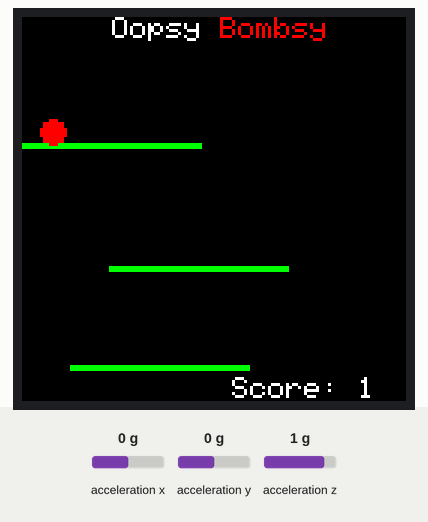
Simulated run of this sketch. Board: ESP32-S3. Parts: 128×128 colour display. Inputs (shaded band) come from the test bench; at power-on: acceleration x 0 g, acceleration y 0 g, acceleration z 1 g. Random numbers use the default seed unless the sketch sets one; what the sketch prints to the serial monitor is not drawn.

Above: at 3.8 s.
3.9 s: acceleration x set to -1.4 g
At 5.2 s:
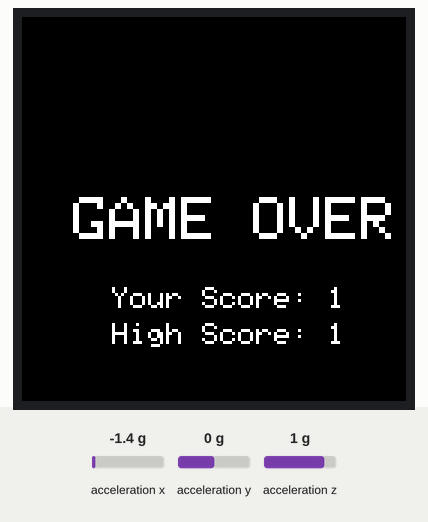
At 7.4 s:
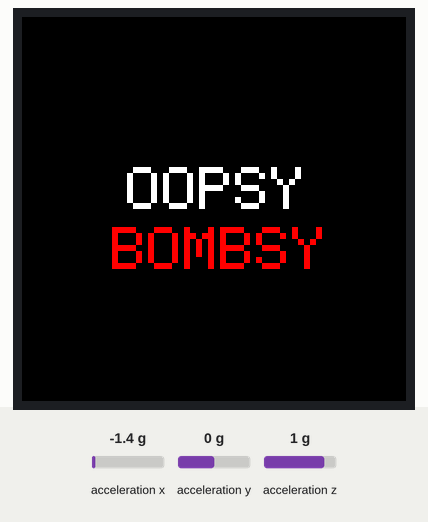
Timing chart, 0 to 8.9 s (numbered marks = the images above; inputs shaded):
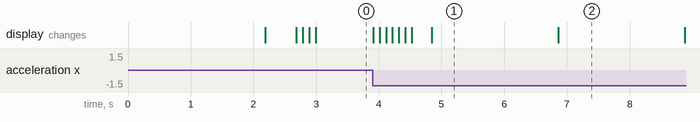

Measured:
- after the input at 3.9 s, the display: first changes at once (image 1 shows a later state)
- what the display in image 1 shows lasts 2.1 s, from 4.8 s to 6.9 s

The sketch:

main.ino
```cpp
#include <Adafruit_GFX.h>     // Core graphics library
#include <Adafruit_ST7735.h>  // Hardware-specific library for ST7735
#include <Adafruit_ST7789.h>  // Hardware-specific library for ST7789
#include <SPI.h> //For Serial Peripheral Interface
#include <Wire.h> //For I2C
#include <Adafruit_Sensor.h> //Prereq for ADXL345
#include <Adafruit_ADXL345_U.h> //For ADXL345

#ifdef ADAFRUIT_HALLOWING
#define TFT_CS 39        // Hallowing display control pins: chip select
#define TFT_RST 37       // Display reset
#define TFT_DC 38        // Display data/command select
#define TFT_BACKLIGHT 7  // Display backlight pin

#elif defined(ARDUINO_FEATHER_ESP32)  // Feather Huzzah32
#define TFT_CS 14
#define TFT_RST 15
#define TFT_DC 32

#elif defined(ESP8266)
#define TFT_CS 4
#define TFT_RST 16
#define TFT_DC 5

#else
// For the breakout board, you can use any 2 or 3 pins.
// These pins will also work for the 1.8" TFT shield.
#define TFT_CS 10
#define TFT_RST 9  // Or set to -1 and connect to Arduino RESET pin
#define TFT_DC 8
#endif


Adafruit_ST7735 tft = Adafruit_ST7735(TFT_CS, TFT_DC, TFT_RST);

// color definitions
const uint16_t Display_Color_Black = 0x0000;
const uint16_t Display_Color_Blue = 0x001F;
const uint16_t Display_Color_Red = 0xF800;
const uint16_t Display_Color_Green = 0x07E0;
const uint16_t Display_Color_Cyan = 0x07FF;
const uint16_t Display_Color_Magenta = 0xF81F;
const uint16_t Display_Color_Yellow = 0xFFE0;
const uint16_t Display_Color_White = 0xFFFF;

#define PLATFORM_COLOR1 0x07E0
#define PLATFORM_COLOR2 0xFFE0
#define PLATFORM_COLOR3 0xF81F
#define PLATFORM_COLOR4 0xF800
#define BG_COLOR 0x0000
#define BALL_COLOR 0xF800

/**
 * @brief Platform class: Defines a platform object, which is a rectangle with a spike.
 *
 */
class platform {
  int* pos;
  int* size;
  int* vel;
  int color;
  int spike_begin;
  int spike_size;
public:

  /**
   * @brief Construct a new platform object
   *
   * @param x
   * @param y
   * @param w
   * @param h
   */
  void platform_init(int x, int y, int w, int h) {
    pos = new int[2];
    size = new int[2];
    vel = new int[2];
    pos[0] = x;
    pos[1] = y;
    size[0] = w;
    size[1] = h;
    vel[0] = -2;
    vel[1] = -5;
    spike_begin = 0;
    spike_size = 0;
    color = PLATFORM_COLOR1;
  }

  /**
   * @brief Set the spike object
   *
   * @param start
   * @param size
   */
  void set_spike(int start, int size) {
    spike_begin = start;
    spike_size = size;
  }

  /**
   * @brief Get the spike start horizontal position
   *
   * @return int
   */
  int get_spike_start() {
    return pos[0] + spike_begin;
  }

  /**
   * @brief Get the spike end horizontal position
   *
   * @return int
   */
  int get_spike_end() {
    return pos[0] + spike_begin + spike_size;
  }

  /**
   * @brief Get the top-left corner index of the platform
   *
   * @return int*
   */
  int* get_pos() {
    return pos;
  }

  /**
   * @brief Get the size of the platform
   *
   * @return int*
   */
  int* get_size() {
    return size;
  }

  /**
   * @brief Get the color of the platform
   *
   * @return int
   */
  int get_color() {
    return color;
  }

  /**
   * @brief Get the velocity of the platform
   *
   * @return int*
   */
  void update_vx(int val) {
    val = random(0, val + 1);
    vel[0] = (val - 3) / 3 + 1;
  }

  /**
   * @brief Get the velocity of the platform
   *
   * @return int*
   */
  void update_vx_force(int val) {
    vel[0] = val;
  }

  /**
   * @brief Get the velocity of the platform
   *
   * @return int*
   */
  void update_width(int val) {
    if (val % 2 == 0) {
      size[0] = size[0] - 5;
    }
    if (size[0] <= 30) {
      size[0] = 30;
    }
  }

  /**
   * @brief Update the position of the platform
   *
   */
  void update_py() {

    if (pos[1] < 20) {
      pos[1] = 116;
      pos[0] = random(0, 80);
    }
    pos[1] = (pos[1] + vel[1]);
  }

  /**
   * @brief Update the position of the platform
   *
   */
  void update_px() {
    if (pos[0] <= 0 || pos[0] + size[0] > 127) {
      size[0] = size[0] - 5;
      if (size[0] <= 30) {
        size[0] = 30;
      }
      vel[0] = -vel[0];
    }
    pos[0] = pos[0] + vel[0];
  }

  /**
   * @brief Set the color of the platform
   *
   * @param val
   */
  void set_color(int val) {
    color = val;
  }

  /**
   * @brief Draw the platform
   *
   */
  void draw() {
    tft.drawRect(pos[0], pos[1], size[0], size[1], color);
    for (int i = 0; i < spike_size && spike_begin + i < size[0]; i += 3) {
      tft.drawRect(pos[0] + spike_begin + i, pos[1] - 1, 4, 1, 0xF81F);
      tft.drawRect(pos[0] + spike_begin + i + 1, pos[1] - 2, 2, 1, 0xF81F);
    }
  }

  /**
   * @brief Erase the platform
   *
   */
  void erase() {
    tft.drawRect(pos[0], pos[1], size[0], size[1], BG_COLOR);
    for (int i = 0; i < spike_size && spike_begin + i < size[0]; i += 3) {
      tft.drawRect(pos[0] + spike_begin + i, pos[1] - 1, 4, 1, BG_COLOR);
      tft.drawRect(pos[0] + spike_begin + i + 1, pos[1] - 2, 2, 1, BG_COLOR);
    }
  }
};

/**
 * @brief Ball class
 *
 */
class ball {
  int* pos; //x,y
  int radius; //radius
  int* vel; //vx,vy
public:
  void ball_init(int x, int y, int rad) {
    radius = rad;
    pos = new int[2];
    vel = new int[2];
    pos[0] = x;
    pos[1] = y;
    vel[0] = 0.00;
    vel[1] = 0.00;
  }

  /**
   * @brief Get the position of the ball
   *
   * @return int*
   */
  int* get_pos() {
    return pos;
  }

  /**
   * @brief Get the velocity of the ball
   *
   * @return int*
   */
  void x_translate(int val) {
    pos[0] += val;
  }

  /**
   * @brief Get the velocity of the ball
   *
   * @return int*
   */
  void y_translate(int val) {
    pos[1] += val;
  }

  /**
   * @brief Get the velocity of the ball
   *
   * @return int*
   */
  int* get_vel() {
    return vel;
  }

  /**
   * @brief Get the radius of the ball
   *
   * @return int
   */
  int get_radius() {
    return radius;
  }

  /**
   * @brief Update the position of the ball
   *
   */
  void update_px() {
    //Bounce Conditions
    if ((pos[0] <= 0 && vel[0] < 0) || (pos[0] >= 127 && vel[0] > 0)) {
      // vel[0] = -vel[0];
      vel[0] = 0;
    }
    pos[0] += vel[0];
  }

  /**
   * @brief Update the position of the ball
   *
   */
  void update_py() {
    //Bounce Conditions
    if ((pos[1] <= 0 && vel[1] < 0) || (pos[1] >= 127 && vel[1] > 0)) {
      // vel[1] = -vel[1];
      vel[1] = 0;
    }
    pos[1] += vel[1];
  }

  /**
   * @brief Update the velocity of the ball
   *
   * @param x_accel
   */
  void update_vx(int x_accel) {
    vel[0] += x_accel;
  }

  /**
   * @brief Update the velocity of the ball
   *
   */
  void update_vy(int y_accel) {
    vel[1] += y_accel;
  }

  /**
   * @brief Set the v_x of the ball to 0
   *
   */
  void stop_x() {
    vel[0] = 0;
  }

  /**
   * @brief Set the v_y of the ball to 0
   *
   */
  void stop_y() {
    vel[1] = 0;
  }

  /**
   * @brief Erase the ball
   *
   */
  void erase() {
    tft.fillCircle(pos[0], pos[1], radius, BG_COLOR);
  }

  /**
   * @brief Draw the ball
   *
   */
  void draw() {
    tft.fillCircle(pos[0], pos[1], radius, BALL_COLOR);
  }

  /**
   * @brief Helper function for bounce
   *
   */
  void bounce_util(int val) {
    erase();
    y_translate(val);
    draw();
    delay(50);
  }

  /**
   * @brief Bounce the ball
   *
   */
  void bounce() {
    bounce_util(-4);
    bounce_util(-2);
    bounce_util(-1);
    bounce_util(1);
    bounce_util(2);
    bounce_util(4);
  }
};


// ------------------------------------------GLOBAL VARIABLE DECLARATION-------------------------------

// Create an instance of the accelerometer
Adafruit_ADXL345_Unified accel = Adafruit_ADXL345_Unified();

// Create an instance of the ball
ball b;

// Create an instance of the platforms
platform p1;
platform p2;
platform p3;

// Create an instance of the score
int score = 0;

// Create an instance of the high score
int high_score = 0;

// Create an instance of the collision
int coll;

// Create an instance of the game state
char score_str[5] = { 0 };

// Create a instance to store intermediate accelerometer values
float* store_accel;

/**
 * @brief collision function, checks if the ball has collided with the platform
 *
 * @return int
 */
int collision() {

  // Get the position, radius and velocity of the ball into these variables
  int *ball_pos, *ball_vel, *plat_pos, *plat_size;
  ball_pos = b.get_pos();
  ball_vel = b.get_vel();
  int rad = b.get_radius();

  //Check for platform 1
  plat_pos = p1.get_pos();
  plat_size = p1.get_size();
  int flag = 0; //Flag to check which platform the ball has collided with

  //If ball is above the platform and is about to hit the platform, and well within the horizontal limits of the platform
  if ((ball_pos[1] + rad <= plat_pos[1]) && (ball_pos[1] + rad + ball_vel[1] >= plat_pos[1]) && (ball_pos[0] + rad >= plat_pos[0]) && (ball_pos[0] - rad <= plat_pos[0] + plat_size[0])) {

    //For red platforms, however, do nothing :)
    if(p1.get_color() != PLATFORM_COLOR4){
      b.erase();
      b.stop_y();
      b.update_vy(plat_pos[1] - ball_pos[1] - rad);
      b.update_py();
      b.stop_y();
      Serial.println("C1");
      flag = 1;
    }
  }

  plat_pos = p2.get_pos();
  plat_size = p2.get_size();

  //If ball is above the platform and is about to hit the platform, and well within the horizontal limits of the platform
  if ((ball_pos[1] + rad <= plat_pos[1]) && (ball_pos[1] + rad + ball_vel[1] >= plat_pos[1]) && (ball_pos[0] + rad >= plat_pos[0]) && (ball_pos[0] - rad <= plat_pos[0] + plat_size[0])) {

    //For red platforms, however, do nothing :)
    if(p2.get_color() != PLATFORM_COLOR4){
      b.erase();
      b.stop_y();
      b.update_vy(plat_pos[1] - ball_pos[1] - rad);
      b.update_py();
      b.stop_y();
      Serial.println("C2");
      flag = 2;
    }
  }

  plat_pos = p3.get_pos();
  plat_size = p3.get_size();

  // For the third time, if ball is above the platform and is about to hit the platform, and well within the horizontal limits of the platform
  if ((ball_pos[1] + rad <= plat_pos[1]) && (ball_pos[1] + rad + ball_vel[1] >= plat_pos[1]) && (ball_pos[0] + rad >= plat_pos[0]) && (ball_pos[0] - rad <= plat_pos[0] + plat_size[0])) {

    //For red platforms, however, do nothing :)
    if(p3.get_color() != PLATFORM_COLOR4){
      b.erase();
      b.stop_y();
      b.update_vy(plat_pos[1] - ball_pos[1] - rad);
      b.update_py();
      b.stop_y();
      Serial.println("C3");
      flag = 3;
    }
  }


  if (flag > 0) {

    //update the score, for every collision
    if (coll == 0) {
      coll = 1;
      update_score();
      // b.bounce();
    }
    int start, end;

    // Game over if the ball hits the spikes
    if (flag == 1) {
      start = p1.get_spike_start();
      end = p1.get_spike_end();
      if (ball_pos[0] > start && ball_pos[0] < end) {
        game_over();
      }
    } else if (flag == 2) {
      start = p2.get_spike_start();
      end = p2.get_spike_end();
      if (ball_pos[0] > start && ball_pos[0] < end) {
        game_over();
      }
    } else {
      start = p3.get_spike_start();
      end = p3.get_spike_end();
      if (ball_pos[0] > start && ball_pos[0] < end) {
        game_over();
      }
    }

  } else if (flag == 0) {

    // If the ball has not collided with any platform, reset the collision flag
    coll = 0;
  }

  // Return the flag
  return flag;
}


void render() {
  sensors_event_t event;
  accel.getEvent(&event);
  // Serial.print("X: ");
  // Serial.println(event.acceleration.x);

  if (score > 3) {

    //Incase we're going for a different platform color
    if (p1.get_color() != PLATFORM_COLOR1) {
      p1.erase();
      p1.update_px();
      p1.draw();
    }
    if (p2.get_color() != PLATFORM_COLOR1) {
      p2.erase();
      p2.update_px();
      p2.draw();
    }
    if (p3.get_color() != PLATFORM_COLOR1) {
      p3.erase();
      p3.update_px();
      p3.draw();
    }
  }

  //Check for collision
  int col = collision();

  if (!col) {

    //If the ball is not colliding with any platform, update the velocity for free fall
    b.update_vy(5);

  }

  //Erase previous ball positions and draw the platforms to retain them
  b.erase();
  p1.draw();
  p2.draw();
  p3.draw();

  //Update the position of the ball
  b.x_translate(-event.acceleration.x * (min((score / 10) * 0.5 + 1.5, 3)));
  if (!col) {
    b.update_py();
  }

  //Draw the ball
  b.draw();
  delay(100);
}


/**
 * @brief When the ball hits the third platform,
 * The moveup function is called to move the frame up
 *
 */
void moveup() {

  //Stop the ball from moving
  b.stop_x();
  b.stop_y();

  //Add constant velocity to the ball to move up
  b.update_vy(-5.0);

  //After certain score, add yellow and red platforms.
  if (score > 9) {
    if (random(0, 100) < 30) {
      p1.set_color(PLATFORM_COLOR4);
    } else {
      p1.set_color(PLATFORM_COLOR2);
    }
    if (random(0, 100) < 30) {
      p2.set_color(PLATFORM_COLOR4);
    } else {
      p2.set_color(PLATFORM_COLOR2);
    }
  }

  else if (score > 4) {
    if (random(0, 100) % 4 > 0) {
      p1.set_color(PLATFORM_COLOR2);
    } else {
      p1.set_color(PLATFORM_COLOR1);
    }
    if (random(0, 100) % 4 < 2) {
      p2.set_color(PLATFORM_COLOR2);
    } else {
      p2.set_color(PLATFORM_COLOR1);
    }
  }
  int start;
  int size;

  //Add spikes to the platforms
  if (score > 3) {
    if (random(0, 100) % 4 > 0) {
      size = min(score, (p1.get_size()[0] * 2) / 3);
      start = random(0, p1.get_size()[0] - size);
      p1.set_spike(start, size);
    }
    else{
      p1.set_spike(0, 0);
    }
    if (random(0, 100) % 4 < 2) {
      size = min(score, (p1.get_size()[0] * 2) / 3);
      start = random(0, p1.get_size()[0] - size);
      p2.set_spike(start, size);
    }
    else{
      p1.set_spike(0, 0);
    }
  }
  else{
    p1.set_spike(0, 0);
    p2.set_spike(0, 0);
    p3.set_spike(0, 0);
  }

  //Move the platforms up
  while (b.get_pos()[1] + b.get_radius() >= 32) {
    p1.erase();
    p2.erase();
    p3.erase();
    b.erase();
    b.update_py();
    p1.update_py();
    p2.update_py();
    p3.update_py();

    b.draw();
    p1.draw();
    p2.draw();
    p3.draw();
    delay(100);
  }

  //Stop the ball
  b.stop_y();
  b.update_vy(2.00);

  //Interchange the platforms
  platform temp_p;
  temp_p = p2;
  p2 = p1;
  p1 = p3;
  p3 = temp_p;
}

/**
 * @brief When the ball hits pit bottom or spikes
 *
 */
void game_over() {

  //Fill the screen with GAME OVER text
  tft.fillScreen(BG_COLOR);
  tft.setCursor(17, 60);
  tft.setTextSize(2);
  tft.print("GAME OVER");
  // Your Score
  tft.setCursor(30, 90);
  tft.setTextSize(1.2);
  tft.print("Your Score: ");
  sprintf(score_str, "%d", score);
  tft.print(score_str);

  if (score > high_score) {
    high_score = score;
  }

  // Display High Score
  tft.setCursor(30, 102);
  tft.setTextSize(1.5);
  tft.print("High Score: ");
  sprintf(score_str, "%d", high_score);
  tft.print(score_str);

  delay(2000);

  start_screen();

  tft.fillScreen(BG_COLOR);
  tft.setCursor(30, 0);
  tft.setTextSize(1.1);
  tft.setTextColor(0xFFFF);
  tft.print("Oopsy ");
  tft.setTextColor(BALL_COLOR);
  tft.print("Bombsy");
  tft.setTextColor(0xFFFF);
  b.ball_init(10, 0, 4);
  p3.platform_init(68, 116, 60, 2);
  p2.platform_init(38, 83, 60, 2);
  p1.platform_init(0, 42, 60, 2);
  b.draw();
  p1.draw();
  p2.draw();
  p3.draw();

  score = 0;
  tft.setCursor(70, 120);
  tft.setTextSize(0.3);
  tft.print("Score: ");
  sprintf(score_str, "%d", score);
  tft.print(score_str);
  coll = 0;

  b.update_vx(0.00);
  b.update_vy(2.00);
  delay(2000);
}


/**
 * @brief Update the score logic
 *
 */
void update_score() {
  tft.setCursor(70, 120);
  tft.setTextColor(BG_COLOR);
  tft.setTextSize(0.3);
  tft.print("Score: ");
  sprintf(score_str, "%d", score);
  tft.print(score_str);

  score++;
  p1.update_vx(score);
  p2.update_vx(score);
  p3.update_vx(score);

  tft.setCursor(70, 120);
  tft.setTextColor(Display_Color_White);
  tft.setTextSize(0.3);
  tft.print("Score: ");
  sprintf(score_str, "%d", score);
  tft.print(score_str);
  // delay(100);
}


/**
 * @brief Start screen
 *
 */
void start_screen() {
  tft.fillScreen(BG_COLOR);
  tft.setCursor(35, 50);
  tft.setTextSize(2);
  tft.print("OOPSY");
  tft.setCursor(30, 70);
  tft.setTextColor(BALL_COLOR);
  tft.print("BOMBSY");
  delay(2000);
}


/**
 * @brief Main function
 *
 * @return int
 */
void setup() {
  randomSeed(analogRead(A0));
  Serial.begin(9600);
  if (!accel.begin()) {
    Serial.println("No ADXL345 sensor detected.");
    while (1)
      ;
  }
#ifdef ADAFRUIT_HALLOWING
  tft.initR(INITR_HALLOWING);  // Initialize HalloWing-oriented screen
  pinMode(TFT_BACKLIGHT, OUTPUT);
  digitalWrite(TFT_BACKLIGHT, HIGH);  // Backlight on
#else
  tft.initR(INITR_144GREENTAB);  // Init ST7735R chip, green tab
#endif
  start_screen();
  tft.fillScreen(BG_COLOR);
  tft.setCursor(30, 0);
  tft.setTextSize(1.1);
  tft.setTextColor(0xFFFF);
  tft.print("Oopsy ");
  tft.setTextColor(BALL_COLOR);
  tft.print("Bombsy");
  tft.setTextColor(0xFFFF);
  score = 0;
  tft.setCursor(70, 120);
  tft.setTextSize(0.3);
  tft.print("Score: ");
  sprintf(score_str, "%d", score);
  tft.print(score_str);
  coll = 0;

  b.ball_init(10, 0, 4);
  p3.platform_init(random(0, 80), 116, 60, 2);
  p2.platform_init(random(0, 80), 83, 60, 2);
  p1.platform_init(0, 42, 60, 2);
  b.draw();
  p1.draw();
  p2.draw();
  p3.draw();
  b.update_vx(1.00);
  b.update_vy(2.00);
  delay(500);
}

/**
 * @brief Main loop
 *
 */
void loop() {

  // DETECT COLLISION
  int get_col = collision();

  // If collision detected with third platform
  if (get_col == 3) {
    //Move to next frame
    moveup();
  } else if (b.get_pos()[1] + b.get_radius() > 125) {
    //If ball hits the pit bottom
    game_over();
  } else {
    // Render next frame
    render();
  }
}
```
